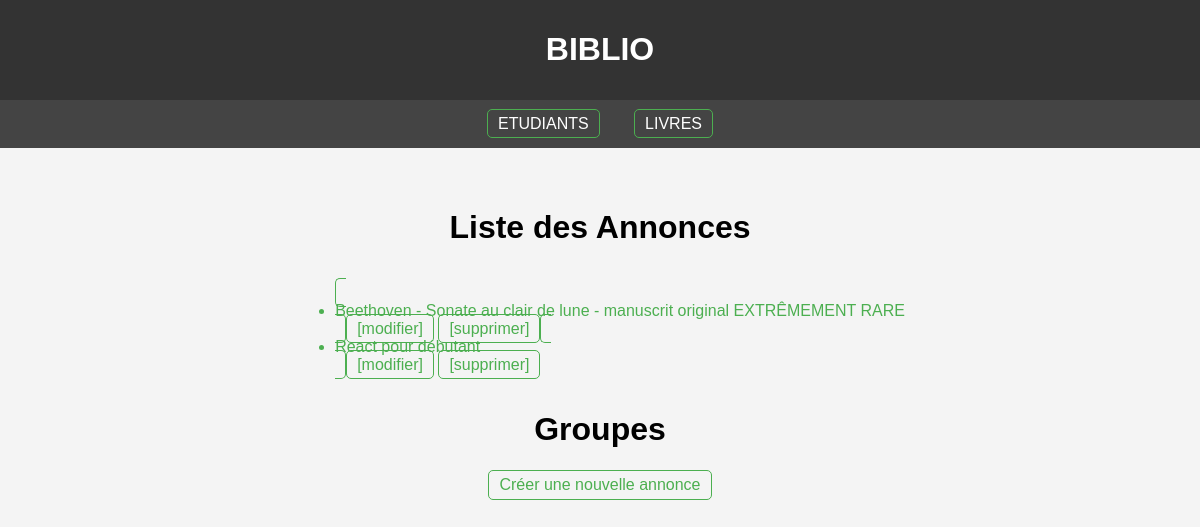
The page /liste/ on the database its author committed.
### listings/models.py (models this page shows, shortened)
class Liste(models.Model):
    title = models.fields.CharField(max_length=100)
    description = models.fields.CharField(max_length=100)
    sold = models.fields.BooleanField(default=False)
    year = models.fields.IntegerField(validators=[MinValueValidator(1900), MaxValueValidator(2021)])
    TYPE_CHOICES = [
        ('Records', 'Disques'),
        ('Clothing', 'Vêtements'),
        ('Posters', 'Affiches'),
        ('Miscellaneous', 'Divers'),
    ]
    type = models.fields.CharField(max_length=100)
    band = models.ForeignKey(Band, null=True, on_delete=models.SET_NULL)

### listings/views.py (the view)
# urls.py: path('liste/', views.liste_list, name='liste_list'),
def liste_list(request):
    liste = Liste.objects.all()  # Récupération de toutes les annonces
    return render(request, 'listings/liste_list.html', {'liste': liste})  # Rendu avec le gabarit

### listings/templates/listings/liste_list.html
{% extends 'listings/base.html' %}
    {% block content %}
    <h1>Liste des Annonces</h1>
    <ul>
        {% for liste in liste %}
            <a href="{% url 'liste_detail' liste.id%}"><li>{{ liste.title }}</li></a>
            <a href="{% url 'liste_update' liste.id %}">[modifier]</a>
            <a href="{% url 'liste_delete' liste.id %}">[supprimer]</a>
        {% endfor %}
    </ul>
    <h1>Groupes</h1>
          <a href="{% url 'liste_create' %}">Créer une nouvelle annonce</a>
    {% endblock %}

### listings/static/listings/styles.css (style rules this page uses)
body { font-family: Arial, sans-serif; margin: 0; padding: 0; background-color: #f4f4f4; }
a { color: #4CAF50; text-decoration: none; padding: 5px 10px; border: 1px solid #4CAF50; border-radius: 5px; transition: background-color 0.3s, color 0.3s; }

### rows shown on the page
Liste: title "Beethoven - Sonate au clair de lune - manuscrit original EXTRÊMEMENT RARE"
Liste: title "React pour débutant"
